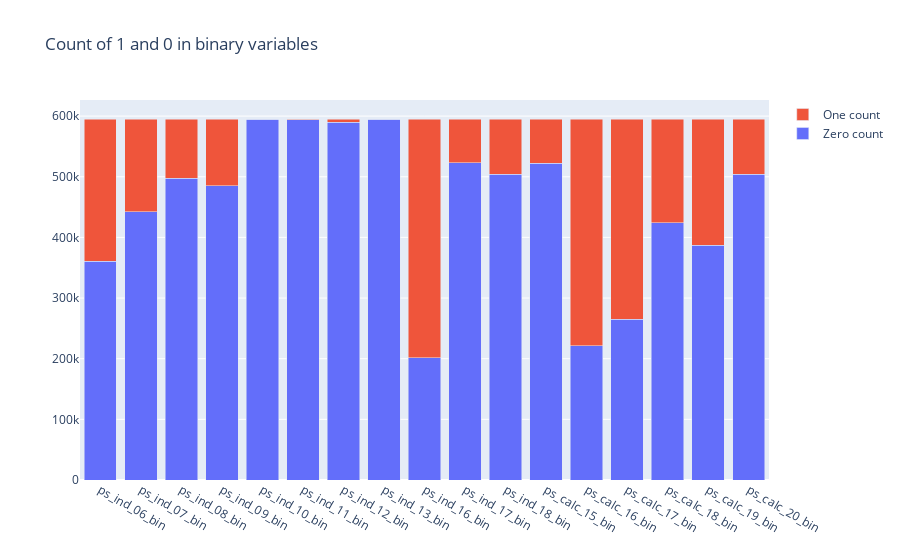

This figure's notebook cell:
### Code cell
trace1 = go.Bar(x = bin_col, y = zero_list, name = 'Zero count')

trace2 = go.Bar(x = bin_col, y = one_list, name = 'One count')

data = [trace1, trace2]
layout = go.Layout(barmode = 'stack', title = 'Count of 1 and 0 in binary variables')

fig = go.Figure(data = data, layout = layout)
py.iplot(fig, filename = 'stacked-plot')

### Figure 1 — Plotly figure (JSON) as saved in the notebook; plotly's stock layout.template omitted (floating-point values rounded to 4 significant figures)
{"data": [{"name": "Zero count", "type": "bar", "x": ["ps_ind_06_bin", "ps_ind_07_bin", "ps_ind_08_bin", "ps_ind_09_bin", "ps_ind_10_bin", "ps_ind_11_bin", "ps_ind_12_bin", "ps_ind_13_bin", "ps_ind_16_bin", "ps_ind_17_bin", "ps_ind_18_bin", "ps_calc_15_bin", "ps_calc_16_bin", "ps_calc_17_bin", "ps_calc_18_bin", "ps_calc_19_bin", "ps_calc_20_bin"], "y": [360852, 442223, 497644, 484917, 594990, 594205, 589594, 594648, 201882, 523143, 503879, 522342, 221514, 265356, 424278, 387469, 503955]}, {"name": "One count", "type": "bar", "x": ["ps_ind_06_bin", "ps_ind_07_bin", "ps_ind_08_bin", "ps_ind_09_bin", "ps_ind_10_bin", "ps_ind_11_bin", "ps_ind_12_bin", "ps_ind_13_bin", "ps_ind_16_bin", "ps_ind_17_bin", "ps_ind_18_bin", "ps_calc_15_bin", "ps_calc_16_bin", "ps_calc_17_bin", "ps_calc_18_bin", "ps_calc_19_bin", "ps_calc_20_bin"], "y": [234360, 152989, 97568, 110295, 222, 1007, 5618, 564, 393330, 72069, 91333, 72870, 373698, 329856, 170934, 207743, 91257]}], "layout": {"barmode": "stack", "title": {"text": "Count of 1 and 0 in binary variables"}}}
